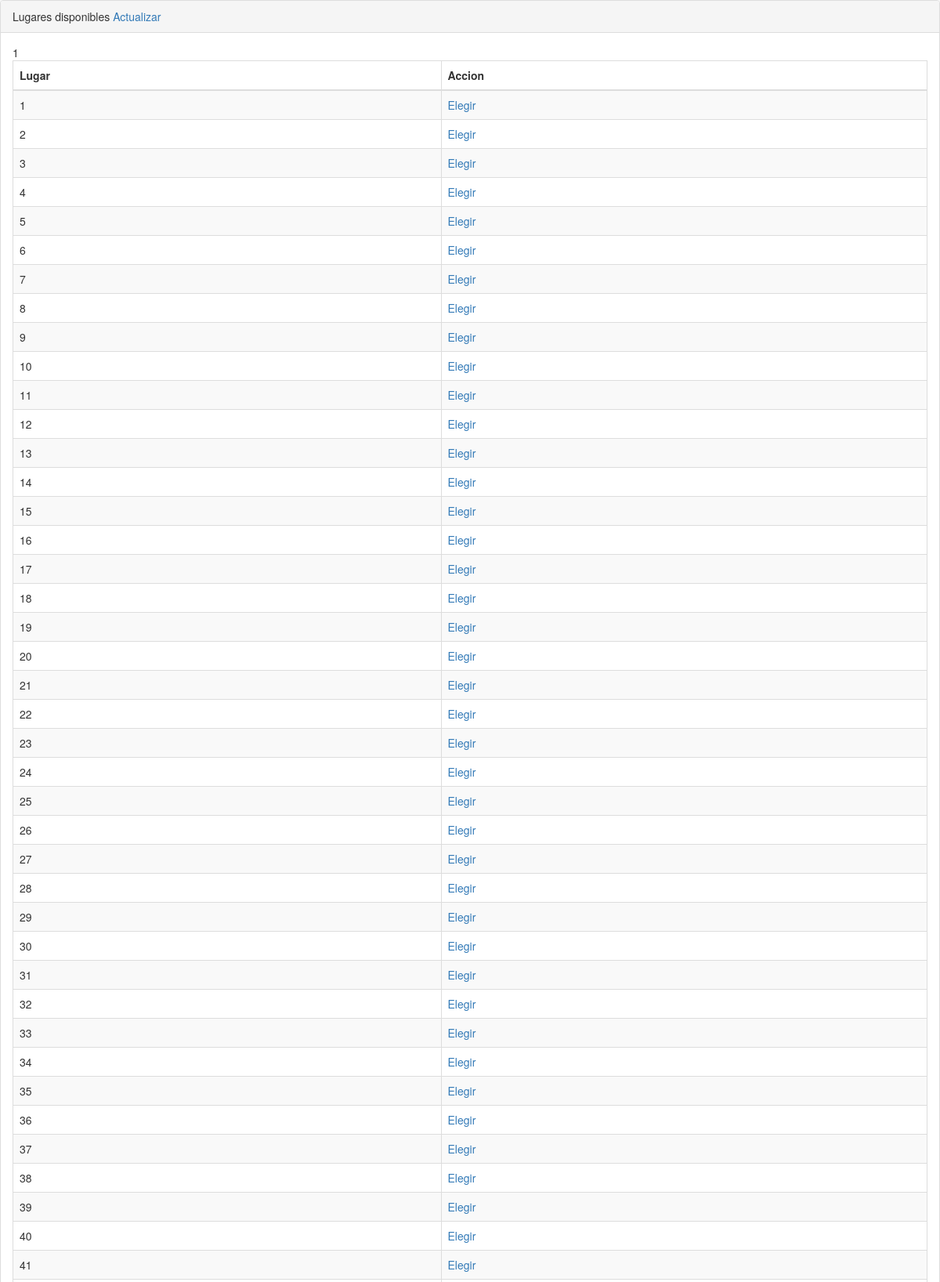
/pages/zumbaclass.php (upper part), run on the app's committed database.
### tables this page shows
CREATE TABLE IF NOT EXISTS `lugareszumba` (
  `id_lugar` int(11) NOT NULL AUTO_INCREMENT,
  `dia` varchar(20) NOT NULL,
  `hora` int(11) NOT NULL,
  `lugar` int(11) NOT NULL,
  `status` int(11) NOT NULL,
  PRIMARY KEY (`id_lugar`)
);

### pages/zumbaclass.php (the view, shortened to what this page needs)
<!DOCTYPE html>
<html lang="en">
<head>
    <link href="../bower_components/bootstrap/dist/css/bootstrap.min.css" rel="stylesheet">
    <link href="../bower_components/metisMenu/dist/metisMenu.min.css" rel="stylesheet">
    <link href="../bower_components/datatables-plugins/integration/bootstrap/3/dataTables.bootstrap.css" rel="stylesheet">
    <link href="../bower_components/datatables-responsive/css/dataTables.responsive.css" rel="stylesheet">
    <link href="../dist/css/sb-admin-2.css" rel="stylesheet">
    <link href="../bower_components/font-awesome/css/font-awesome.min.css" rel="stylesheet" type="text/css">
</head>
<body>
    <div id="wrapper">
                    <div class="panel panel-default">
                        <div class="panel-heading">
                           Lugares disponibles <a href="javascript:location.reload()">Actualizar</a>
                        </div>
                        <div class="panel-body">
                            <div class="dataTable_wrapper">
                                <table class="table table-striped table-bordered table-hover" id="dataTables-example">
                                    <thead>
                                        <tr>
                                            <th>Lugar</th>
                                            <th>Accion</th>
                                        </tr>
                                    </thead>
                                    <tbody>
                                        <?php
     									echo $dia=date('w');
										echo $hora=$_GET['hora'];
								  $query = "SELECT * FROM `lugareszumba` WHERE dia='$dia' and hora='$hora' and status=0 ";
                                  $result = mysql_query($query);
                                  while($row = mysql_fetch_array($result))
                                  {
                                   echo "<tr class=\"odd gradeX\">";
                                            echo "<td>".$row['lugar']."</td>";
                                             echo "<td><a href=reg_class.php?idlug=".$row['id_lugar'].">Elegir</a></td>";
                                        echo "</tr>";
                                  }
                                        ?>
                                    </tbody>
                                </table>
                            </div>
                        </div>
                    </div>
    </div>
</body>
</html>

### data on the page
lugareszumba: lugar "1"
lugareszumba: lugar "2"
lugareszumba: lugar "3"
lugareszumba: lugar "4"
lugareszumba: lugar "5"
lugareszumba: lugar "6"
lugareszumba: lugar "7"
lugareszumba: lugar "8"
lugareszumba: lugar "9"
lugareszumba: lugar "10"
lugareszumba: lugar "11"
lugareszumba: lugar "12"
lugareszumba: lugar "13"
lugareszumba: lugar "14"
lugareszumba: lugar "15"
lugareszumba: lugar "16"
lugareszumba: lugar "17"
lugareszumba: lugar "18"
lugareszumba: lugar "19"
lugareszumba: lugar "20"
lugareszumba: lugar "21"
lugareszumba: lugar "22"
lugareszumba: lugar "23"
lugareszumba: lugar "24"
lugareszumba: lugar "25"
lugareszumba: lugar "26"
lugareszumba: lugar "27"
lugareszumba: lugar "28"
lugareszumba: lugar "29"
lugareszumba: lugar "30"
lugareszumba: lugar "31"
lugareszumba: lugar "32"
lugareszumba: lugar "33"
lugareszumba: lugar "34"
lugareszumba: lugar "35"
lugareszumba: lugar "36"
lugareszumba: lugar "37"
lugareszumba: lugar "38"
lugareszumba: lugar "39"
lugareszumba: lugar "40"
lugareszumba: lugar "41"
